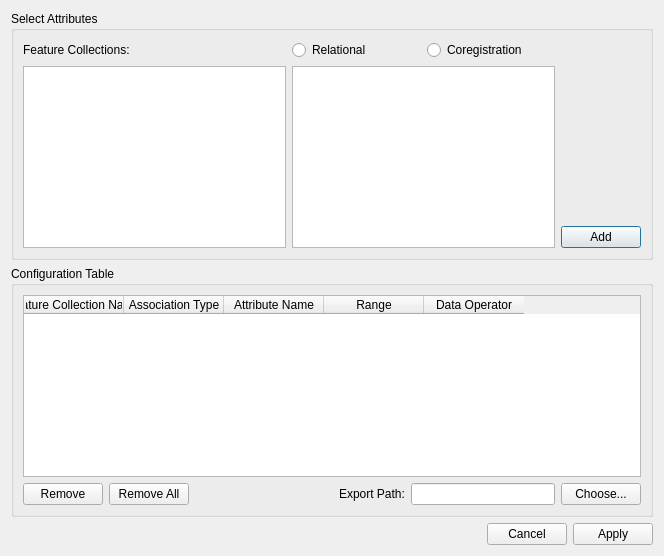
<?xml version="1.0" encoding="UTF-8"?>
<ui version="4.0">
 <class>CoRegLayerConfigurationDialog</class>
 <widget class="QDialog" name="CoRegLayerConfigurationDialog">
  <property name="geometry">
   <rect>
    <x>0</x>
    <y>0</y>
    <width>664</width>
    <height>556</height>
   </rect>
  </property>
  <property name="windowTitle">
   <string>Co-Registration Layer Configuration</string>
  </property>
  <layout class="QVBoxLayout" name="verticalLayout_5">
   <item>
    <widget class="QGroupBox" name="groupBox_2">
     <property name="title">
      <string>Select Attributes</string>
     </property>
     <layout class="QGridLayout" name="gridLayout">
      <item row="0" column="0">
       <widget class="QLabel" name="label">
        <property name="text">
         <string>Feature Collections:</string>
        </property>
       </widget>
      </item>
      <item row="0" column="1">
       <layout class="QHBoxLayout" name="horizontalLayout">
        <item>
         <widget class="QRadioButton" name="RelationalRadioButton">
          <property name="text">
           <string>Relational</string>
          </property>
         </widget>
        </item>
        <item>
         <widget class="QRadioButton" name="CoregRadioButton">
          <property name="text">
           <string>Coregistration</string>
          </property>
         </widget>
        </item>
       </layout>
      </item>
      <item row="0" column="2" rowspan="2">
       <layout class="QVBoxLayout" name="verticalLayout_3">
        <item>
         <spacer name="verticalSpacer">
          <property name="orientation">
           <enum>Qt::Vertical</enum>
          </property>
          <property name="sizeHint" stdset="0">
           <size>
            <width>20</width>
            <height>40</height>
           </size>
          </property>
         </spacer>
        </item>
        <item>
         <widget class="QPushButton" name="AddPushButton">
          <property name="text">
           <string>Add</string>
          </property>
         </widget>
        </item>
       </layout>
      </item>
      <item row="1" column="0">
       <widget class="QListWidget" name="FeatureCollectionListWidget"/>
      </item>
      <item row="1" column="1">
       <widget class="QListWidget" name="AttributesListWidget"/>
      </item>
     </layout>
    </widget>
   </item>
   <item>
    <widget class="QGroupBox" name="groupBox">
     <property name="title">
      <string>Configuration Table</string>
     </property>
     <layout class="QVBoxLayout" name="verticalLayout">
      <item>
       <widget class="QTableWidget" name="CoRegCfgTableWidget">
        <column>
         <property name="text">
          <string>Feature Collection Name</string>
         </property>
        </column>
        <column>
         <property name="text">
          <string>Association Type</string>
         </property>
        </column>
        <column>
         <property name="text">
          <string>Attribute Name</string>
         </property>
        </column>
        <column>
         <property name="text">
          <string>Range</string>
         </property>
        </column>
        <column>
         <property name="text">
          <string>Data Operator</string>
         </property>
        </column>
       </widget>
      </item>
      <item>
       <layout class="QHBoxLayout" name="horizontalLayout_3">
        <item>
         <widget class="QPushButton" name="RemovePushButton">
          <property name="text">
           <string>Remove</string>
          </property>
         </widget>
        </item>
        <item>
         <widget class="QPushButton" name="RemoveAllPushButton">
          <property name="text">
           <string>Remove All</string>
          </property>
         </widget>
        </item>
        <item>
         <spacer name="horizontalSpacer">
          <property name="orientation">
           <enum>Qt::Horizontal</enum>
          </property>
          <property name="sizeHint" stdset="0">
           <size>
            <width>40</width>
            <height>20</height>
           </size>
          </property>
         </spacer>
        </item>
        <item>
         <widget class="QLabel" name="label_3">
          <property name="text">
           <string>Export Path:</string>
          </property>
         </widget>
        </item>
        <item>
         <widget class="QLineEdit" name="ExportPathlineEdit"/>
        </item>
        <item>
         <widget class="QPushButton" name="ChooseExportPathPushButton">
          <property name="text">
           <string>Choose...</string>
          </property>
         </widget>
        </item>
       </layout>
      </item>
     </layout>
    </widget>
   </item>
   <item>
    <layout class="QHBoxLayout" name="horizontalLayout_4">
     <item>
      <spacer name="horizontalSpacer_2">
       <property name="orientation">
        <enum>Qt::Horizontal</enum>
       </property>
       <property name="sizeHint" stdset="0">
        <size>
         <width>40</width>
         <height>20</height>
        </size>
       </property>
      </spacer>
     </item>
     <item>
      <widget class="QDialogButtonBox" name="buttonBox">
       <property name="orientation">
        <enum>Qt::Horizontal</enum>
       </property>
       <property name="standardButtons">
        <set>QDialogButtonBox::Apply|QDialogButtonBox::Cancel</set>
       </property>
      </widget>
     </item>
    </layout>
   </item>
  </layout>
 </widget>
 <resources/>
 <connections>
  <connection>
   <sender>buttonBox</sender>
   <signal>accepted()</signal>
   <receiver>CoRegLayerConfigurationDialog</receiver>
   <slot>accept()</slot>
   <hints>
    <hint type="sourcelabel">
     <x>248</x>
     <y>254</y>
    </hint>
    <hint type="destinationlabel">
     <x>157</x>
     <y>274</y>
    </hint>
   </hints>
  </connection>
  <connection>
   <sender>buttonBox</sender>
   <signal>rejected()</signal>
   <receiver>CoRegLayerConfigurationDialog</receiver>
   <slot>reject()</slot>
   <hints>
    <hint type="sourcelabel">
     <x>316</x>
     <y>260</y>
    </hint>
    <hint type="destinationlabel">
     <x>286</x>
     <y>274</y>
    </hint>
   </hints>
  </connection>
 </connections>
</ui>
